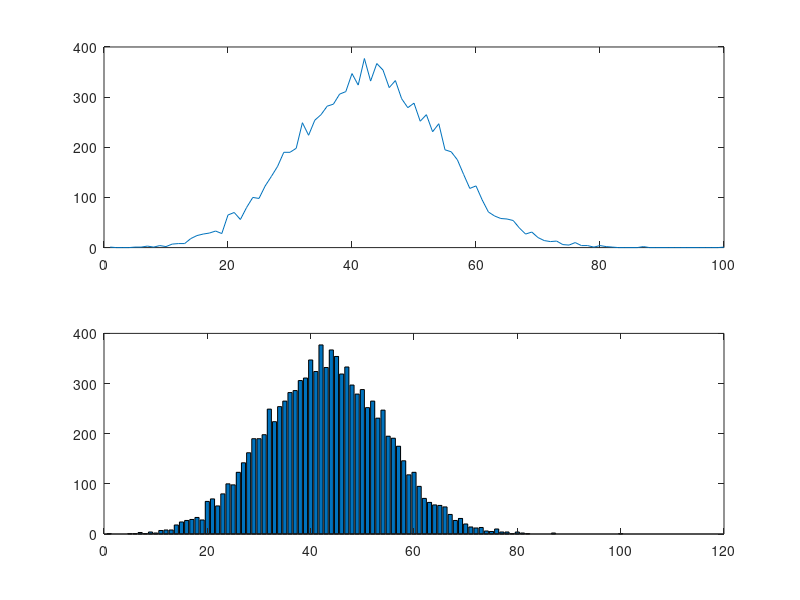
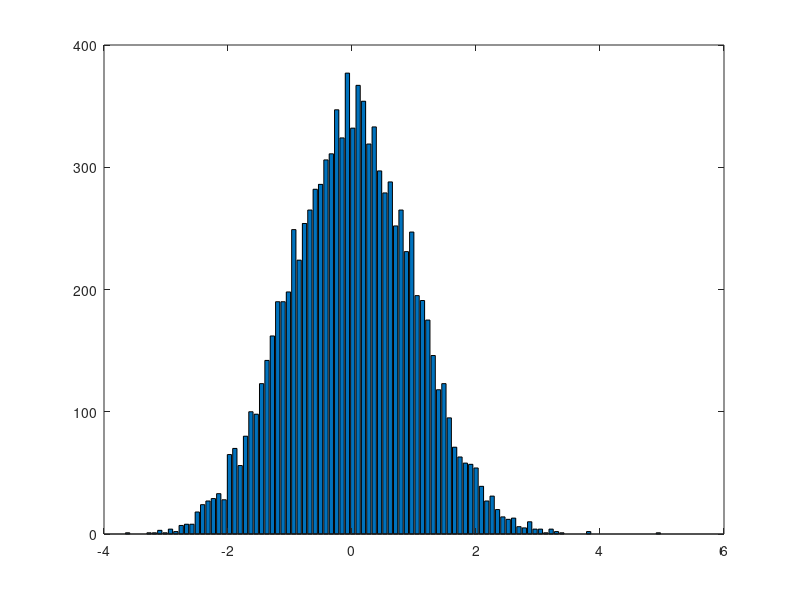
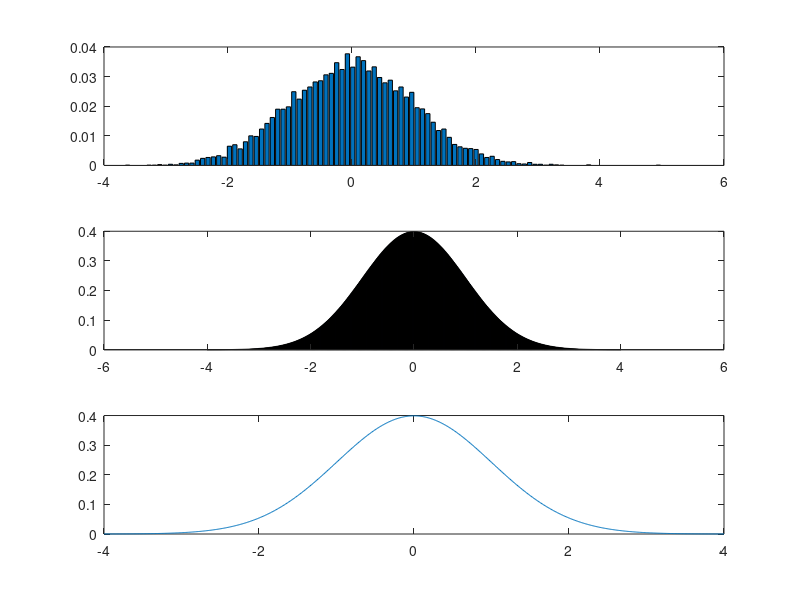

Write MATLAB code to recreate these figures, in order.
%% Part1
x = randn(1,10000);
% hist(x)
% hist(x,100)
y = hist(x,100);
figure(2), subplot(2,1,1), plot(y);
figure(2), subplot(2,1,2), bar(y);
[y,m] = hist(x,100);
figure(3), bar(m,y);
y(1)

%% Part2
y2 = y/sum(y);
figure(4), subplot(3,1,1),  bar(m,y2);
t = -4:0.01:4;
f = 1/sqrt(2*pi)*exp(-t.^2/2);
figure(4), subplot(3,1,2), bar(t,f);
figure(4), subplot(3,1,3), plot(t,f);
